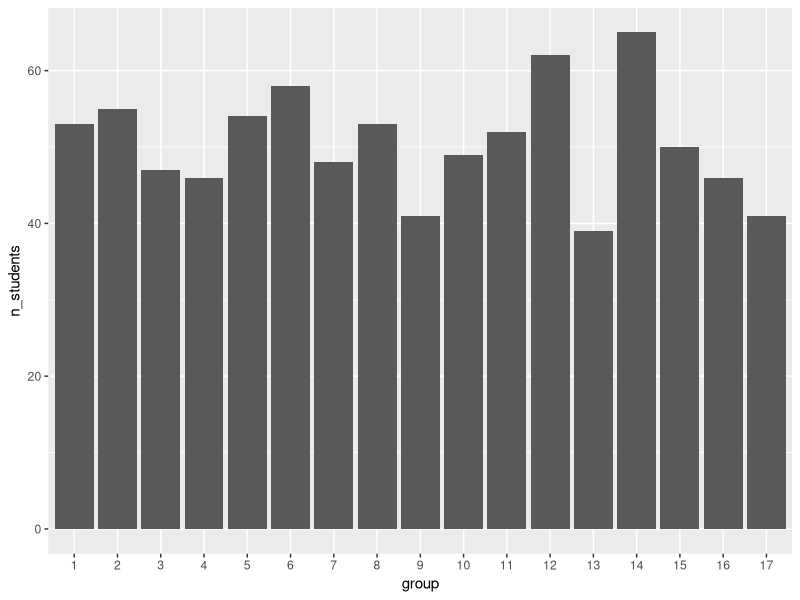
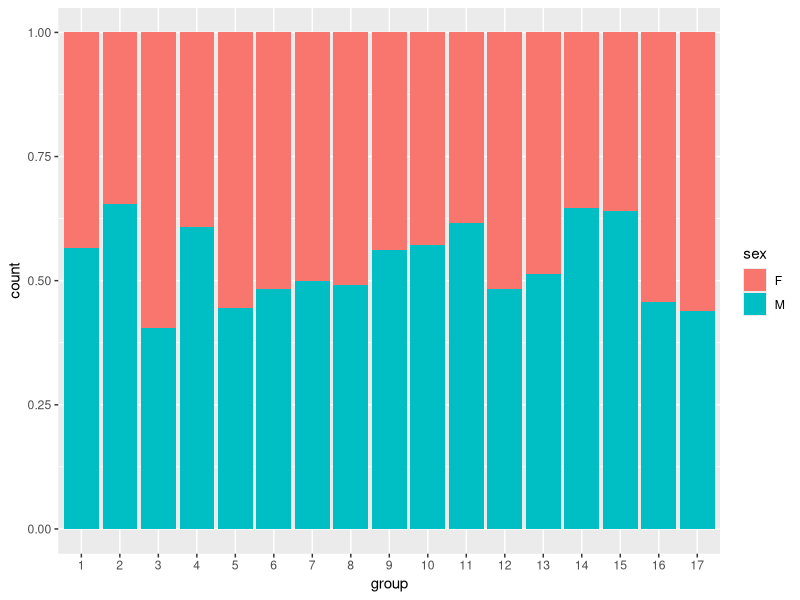

Here is the R script that generated these plots, in order:
## ---- chunk 1
library(readr)
library(dplyr)
library(knitr)
library(ggplot2)
## ---- chunk 2
courses <- read_csv("courses.csv")
## ---- chunk 3
courses %>%
  rename(
    "identifiant" = course_id,
    "semester" = semester,
    "number of exams" = nb_grades
  ) %>%
  arrange(`course`) %>%
  kable()
## ---- chunk 4
students <- read_csv("students.csv") %>%
  mutate(
    id = as.integer(id),
    group = factor(group),
    birth_date = as.Date(birth_date),
    sex = factor(sex)
  )

class(students$birth_date)
class(students$sex)

## ---- chunk 5
grades <- read_csv("grades.csv")
grades <- read_delim("grades.csv",
  delim = "|",
na = "_",
)

## ---- chunk 6
students %>%
  group_by(group) %>%
  summarise(n_students = n()) %>%
  ggplot(aes(x = group, y = n_students)) +
  geom_col()
## ---- chunk 7
students %>%
  ggplot(aes(x = group, fill = sex)) +
  geom_bar(position = "fill")
